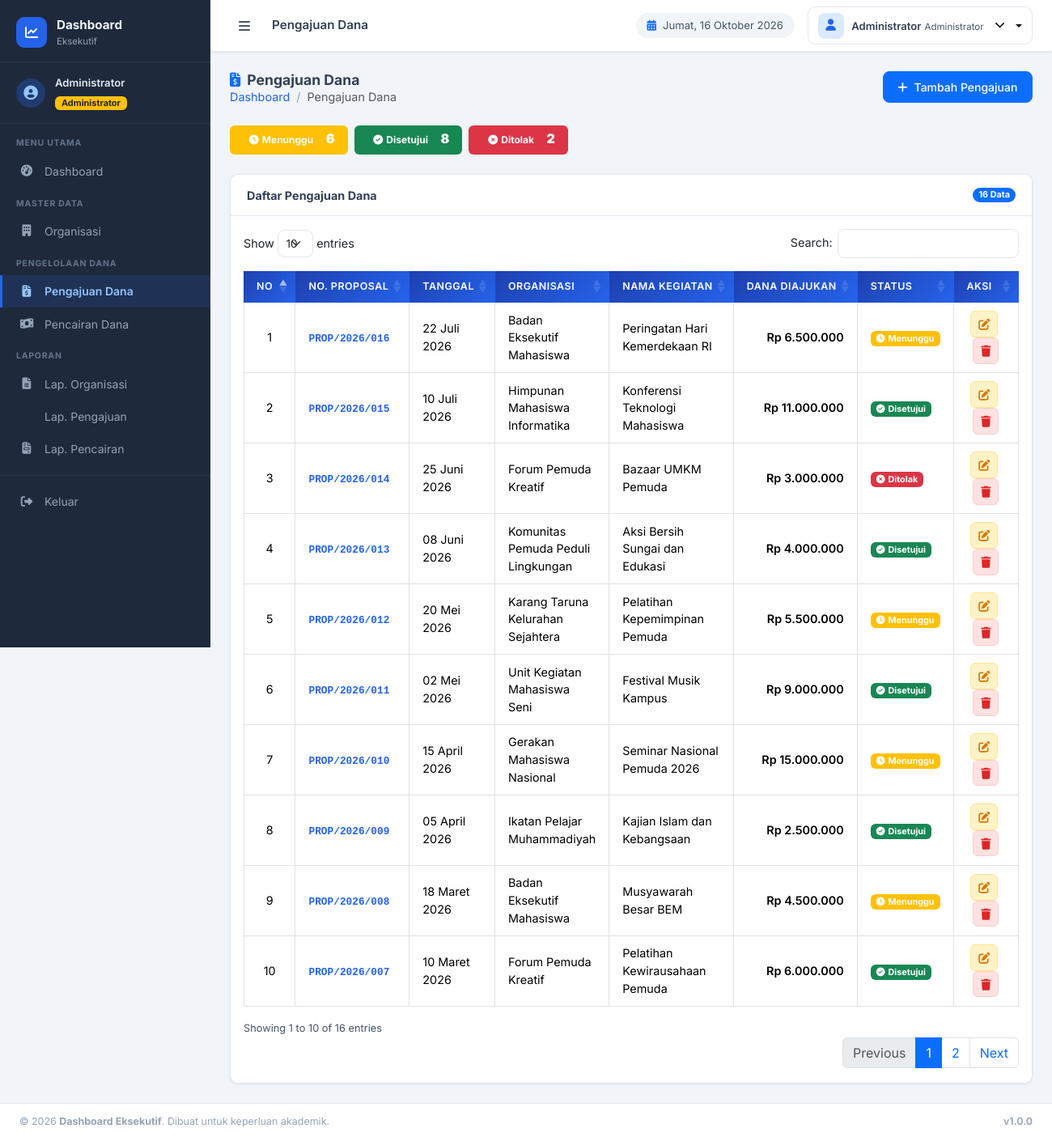
The page /views/pengajuan/index.php (signed in) on the database its author committed.
### tables this page shows
CREATE TABLE `pengajuan_dana` (
    `id`             INT(11) NOT NULL AUTO_INCREMENT,
    `organisasi_id`  INT(11) NOT NULL,
    `nomor_proposal` VARCHAR(50) NOT NULL UNIQUE,
    `tanggal`        DATE NOT NULL,
    `nama_kegiatan`  VARCHAR(200) NOT NULL,
    `dana_diajukan`  DECIMAL(15,2) NOT NULL DEFAULT 0,
    `status`         ENUM('Menunggu','Disetujui','Ditolak') NOT NULL DEFAULT 'Menunggu',
    `catatan`        TEXT NULL,
    `created_at`     TIMESTAMP DEFAULT CURRENT_TIMESTAMP,
    `updated_at`     TIMESTAMP DEFAULT CURRENT_TIMESTAMP ON UPDATE CURRENT_TIMESTAMP,
    PRIMARY KEY (`id`),
    FOREIGN KEY (`organisasi_id`) REFERENCES `organisasi`(`id`) ON DELETE CASCADE
);

CREATE TABLE `organisasi` (
    `id`              INT(11) NOT NULL AUTO_INCREMENT,
    `nama_organisasi` VARCHAR(150) NOT NULL,
    `ketua`           VARCHAR(100) NOT NULL,
    `alamat`          TEXT NOT NULL,
    `no_hp`           VARCHAR(20) NOT NULL,
    `jumlah_anggota`  INT(11) NOT NULL DEFAULT 0,
    `created_at`      TIMESTAMP DEFAULT CURRENT_TIMESTAMP,
    `updated_at`      TIMESTAMP DEFAULT CURRENT_TIMESTAMP ON UPDATE CURRENT_TIMESTAMP,
    PRIMARY KEY (`id`)
);

### config/database.php (called while the page is built, shortened)
<?php
function getDB() {
    static $pdo = null;
    if ($pdo === null) {
        try {
            $dsn = "mysql:host=" . DB_HOST . ";dbname=" . DB_NAME . ";charset=" . DB_CHARSET;
            $options = [
                PDO::ATTR_ERRMODE            => PDO::ERRMODE_EXCEPTION,
                PDO::ATTR_DEFAULT_FETCH_MODE => PDO::FETCH_ASSOC,
                PDO::ATTR_EMULATE_PREPARES   => false,
            ];
            $pdo = new PDO($dsn, DB_USER, DB_PASS, $options);
        } catch (PDOException $e) {
            die('<div style="font-family:sans-serif;padding:20px;background:#f8d7da;color:#721c24;border:1px solid #f5c6cb;border-radius:5px;margin:20px;">
                <strong>Koneksi Database Gagal!</strong><br>
                Pesan: ' . htmlspecialchars($e->getMessage()) . '<br><br>
                Pastikan MySQL berjalan dan konfigurasi di <code>config/database.php</code> sudah benar.
            </div>');
        }
    }
    return $pdo;
}

### models/PengajuanModel.php (called while the page is built, shortened)
<?php
class PengajuanModel {
    private $db;
    public function __construct() {
        $this->db = getDB();
    }
    public function getAll() {
        return $this->db->query("
            SELECT p.*, o.nama_organisasi
            FROM pengajuan_dana p
            JOIN organisasi o ON p.organisasi_id = o.id
            ORDER BY p.tanggal DESC, p.id DESC
        ")->fetchAll();
    }
}

### views/pengajuan/index.php (the view, shortened to what this page needs)
<?php
require_once __DIR__ . '/../../config/database.php';
require_once __DIR__ . '/../../config/functions.php';
require_once __DIR__ . '/../../models/PengajuanModel.php';
$model     = new PengajuanModel();
$list      = $model->getAll();
include __DIR__ . '/../layouts/header.php';
?>
<div class="app-wrapper" id="appWrapper">
    <?php include __DIR__ . '/../layouts/sidebar.php'; ?>
    <div class="main-content">
        <?php include __DIR__ . '/../layouts/navbar.php'; ?>
        <div class="content-area">
            <div class="page-header">
                <div>
                    <h5 class="page-header-title"><i class="fas fa-file-invoice-dollar me-2 text-primary"></i>Pengajuan Dana</h5>
                    <nav aria-label="breadcrumb"><ol class="breadcrumb mb-0 small">
                        <li class="breadcrumb-item"><a href="<?= BASE_URL ?>/views/dashboard/index.php">Dashboard</a></li>
                        <li class="breadcrumb-item active">Pengajuan Dana</li>
                    </ol></nav>
                </div>
                <button class="btn btn-primary btn-action" data-bs-toggle="modal" data-bs-target="#modalTambah">
                    <i class="fas fa-plus me-2"></i>Tambah Pengajuan
                </button>
            </div>
            <div class="d-flex flex-wrap gap-2 mb-4">
                <?php
                $counts = ['Menunggu'=>0,'Disetujui'=>0,'Ditolak'=>0];
                foreach ($list as $r) $counts[$r['status']]++;
                $colors = ['Menunggu'=>'warning','Disetujui'=>'success','Ditolak'=>'danger'];
                foreach ($counts as $s => $c):
                ?>
                <span class="badge bg-<?= $colors[$s] ?> px-3 py-2 fs-6">
                    <?= badgeStatus($s) ?> <strong class="ms-1"><?= $c ?></strong>
                </span>
                <?php endforeach; ?>
            </div>
            <div class="card card-custom">
                <div class="card-header-custom">
                    <h6 class="card-title-custom">Daftar Pengajuan Dana</h6>
                    <span class="badge bg-primary rounded-pill"><?= count($list) ?> Data</span>
                </div>
                <div class="card-body">
                    <div class="table-responsive">
                        <table id="tblPengajuan" class="table table-hover table-bordered align-middle">
                            <thead class="table-head-custom">
                                <tr>
                                    <th width="50">No</th>
                                    <th>No. Proposal</th>
                                    <th>Tanggal</th>
                                    <th>Organisasi</th>
                                    <th>Nama Kegiatan</th>
                                    <th>Dana Diajukan</th>
                                    <th>Status</th>
                                    <th width="120">Aksi</th>
                                </tr>
                            </thead>
                            <tbody>
                                <?php foreach ($list as $i => $row): ?>
                                <tr>
                                    <td class="text-center"><?= $i + 1 ?></td>
                                    <td><span class="mono-text"><?= htmlspecialchars($row['nomor_proposal']) ?></span></td>
                                    <td><?= formatTanggal($row['tanggal']) ?></td>
                                    <td><?= htmlspecialchars($row['nama_organisasi']) ?></td>
                                    <td><?= htmlspecialchars($row['nama_kegiatan']) ?></td>
                                    <td class="text-end fw-semibold"><?= formatRupiah($row['dana_diajukan']) ?></td>
                                    <td><?= badgeStatus($row['status']) ?></td>
                                    <td class="text-center">
                                        <button class="btn btn-sm btn-warning-soft me-1"
                                            onclick="editPengajuan(<?= htmlspecialchars(json_encode($row)) ?>)"
                                            title="Edit"><i class="fas fa-edit"></i></button>
                                        <button class="btn btn-sm btn-danger-soft"
                                            onclick="confirmDelete('<?= BASE_URL ?>/controllers/PengajuanController.php?action=delete&id=<?= $row['id'] ?>', '<?= htmlspecialchars($row['nomor_proposal'], ENT_QUOTES) ?>')"
                                            title="Hapus"><i class="fas fa-trash"></i></button>
                                    </td>
                                </tr>
                                <?php endforeach; ?>
                            </tbody>
                        </table>
                    </div>
                </div>
            </div>
        </div>
    </div>
</div>
<?php
include __DIR__ . '/../layouts/footer.php';
?>

### config/functions.php (shortened to what this page needs)
<?php
function formatRupiah($angka) {
    return 'Rp ' . number_format((float)$angka, 0, ',', '.');
}
function formatTanggal($tanggal, $format = 'd F Y') {
    $bulan = [
        '01' => 'Januari', '02' => 'Februari', '03' => 'Maret',
        '04' => 'April',   '05' => 'Mei',       '06' => 'Juni',
        '07' => 'Juli',    '08' => 'Agustus',   '09' => 'September',
        '10' => 'Oktober', '11' => 'November',  '12' => 'Desember',
    ];
    $ts    = strtotime($tanggal);
    $hari  = date('d', $ts);
    $bln   = $bulan[date('m', $ts)];
    $tahun = date('Y', $ts);
    return "$hari $bln $tahun";
}
function badgeStatus($status) {
    $map = [
        'Menunggu'  => ['warning',  'clock'],
        'Disetujui' => ['success',  'check-circle'],
        'Ditolak'   => ['danger',   'times-circle'],
    ];
    $cfg  = $map[$status] ?? ['secondary', 'question-circle'];
    return '<span class="badge bg-' . $cfg[0] . '"><i class="fas fa-' . $cfg[1] . ' me-1"></i>' . $status . '</span>';
}

### assets/css/style.css (style rules this page uses)
*, *::before, *::after { box-sizing: border-box; }
:root { --primary: #2563eb; --primary-dark: #1e40af; --primary-light: #dbeafe; --success: #10b981; --warning: #f59e0b; --danger: #ef4444; --info: #06b6d4; --sidebar-width: 260px; --sidebar-bg: #1e293b; --sidebar-text: #94a3b8; --navbar-h: 64px; --gray-50: #f8fafc; --gray-100: #f1f5f9; --gray-200: #e2e8f0; --gray-600: #475569; --gray-700: #334155; --radius: 10px; --shadow-sm: 0 1px 3px rgba(0,0,0,.08); --shadow: 0 4px 16px rgba(0,0,0,.10); --shadow-lg: 0 10px 30px rgba(0,0,0,.15); --transition: .22s ease; }
body { font-family: 'Inter', -apple-system, BlinkMacSystemFont, 'Segoe UI', sans-serif; background: var(--gray-100); color: var(--gray-700); font-size: .9rem; margin: 0; overflow-x: hidden; }
.app-wrapper { display: flex; min-height: 100vh; position: relative; }
.main-content { flex: 1; margin-left: var(--sidebar-width); display: flex; flex-direction: column; min-height: 100vh; transition: margin-left var(--transition); }
.content-area { flex: 1; padding: 1.5rem; overflow-y: auto; }
.page-header { display: flex; align-items: flex-start; justify-content: space-between; margin-bottom: 1.5rem; gap: 1rem; flex-wrap: wrap; }
.page-header-title { font-size: 1.1rem; font-weight: 700; color: var(--gray-700); margin: 0; }
.breadcrumb { margin: 0; padding: 0; background: none; }
.breadcrumb-item + .breadcrumb-item::before { color: #94a3b8; }
.breadcrumb a { color: var(--primary); text-decoration: none; }
.btn-action { border-radius: 8px; padding: .5rem 1.1rem; font-size: .875rem; font-weight: 500; }
.card-custom { background: #fff; border: 1px solid var(--gray-200); border-radius: var(--radius); box-shadow: var(--shadow-sm); overflow: hidden; }
.card-header-custom { display: flex; align-items: center; justify-content: space-between; padding: 1rem 1.25rem; border-bottom: 1px solid var(--gray-200); background: #fff; }
.card-title-custom { font-size: .9rem; font-weight: 700; color: var(--gray-700); margin: 0; }
.table-head-custom th { background: linear-gradient(135deg, var(--primary-dark), var(--primary)); color: #fff !important; font-size: .78rem; font-weight: 600; text-transform: uppercase; letter-spacing: .04em; border: none !important; padding: .75rem 1rem; white-space: nowrap; }
.table > :not(caption) > * > * { padding: .65rem 1rem; }
.btn-warning-soft { background: #fef3c7; color: #d97706; border: 1px solid #fde68a; border-radius: 6px; padding: .3rem .55rem; transition: background var(--transition); }
.btn-danger-soft { background: #fee2e2; color: #dc2626; border: 1px solid #fecaca; border-radius: 6px; padding: .3rem .55rem; transition: background var(--transition); }
.mono-text { font-family: 'Courier New', Courier, monospace; font-size: .8rem; font-weight: 600; color: var(--primary); }
.gap-2 { gap: .5rem !important; }

### rows shown on the page
pengajuan_dana: nomor_proposal "PROP/2026/016", tanggal "22 Juli 2026", organisasi.nama_organisasi "Badan Eksekutif Mahasiswa", nama_kegiatan "Peringatan Hari Kemerdekaan RI", dana_diajukan "Rp 6.500.000", status "Menunggu"
pengajuan_dana: nomor_proposal "PROP/2026/015", tanggal "10 Juli 2026", organisasi.nama_organisasi "Himpunan Mahasiswa Informatika", nama_kegiatan "Konferensi Teknologi Mahasiswa", dana_diajukan "Rp 11.000.000", status "Disetujui"
pengajuan_dana: nomor_proposal "PROP/2026/014", tanggal "25 Juni 2026", organisasi.nama_organisasi "Forum Pemuda Kreatif", nama_kegiatan "Bazaar UMKM Pemuda", dana_diajukan "Rp 3.000.000", status "Ditolak"
pengajuan_dana: nomor_proposal "PROP/2026/013", tanggal "08 Juni 2026", organisasi.nama_organisasi "Komunitas Pemuda Peduli Lingkungan", nama_kegiatan "Aksi Bersih Sungai dan Edukasi", dana_diajukan "Rp 4.000.000", status "Disetujui"
pengajuan_dana: nomor_proposal "PROP/2026/012", tanggal "20 Mei 2026", organisasi.nama_organisasi "Karang Taruna Kelurahan Sejahtera", nama_kegiatan "Pelatihan Kepemimpinan Pemuda", dana_diajukan "Rp 5.500.000", status "Menunggu"
pengajuan_dana: nomor_proposal "PROP/2026/011", tanggal "02 Mei 2026", organisasi.nama_organisasi "Unit Kegiatan Mahasiswa Seni", nama_kegiatan "Festival Musik Kampus", dana_diajukan "Rp 9.000.000", status "Disetujui"
pengajuan_dana: nomor_proposal "PROP/2026/010", tanggal "15 April 2026", organisasi.nama_organisasi "Gerakan Mahasiswa Nasional", nama_kegiatan "Seminar Nasional Pemuda 2026", dana_diajukan "Rp 15.000.000", status "Menunggu"
pengajuan_dana: nomor_proposal "PROP/2026/009", tanggal "05 April 2026", organisasi.nama_organisasi "Ikatan Pelajar Muhammadiyah", nama_kegiatan "Kajian Islam dan Kebangsaan", dana_diajukan "Rp 2.500.000", status "Disetujui"
pengajuan_dana: nomor_proposal "PROP/2026/008", tanggal "18 Maret 2026", organisasi.nama_organisasi "Badan Eksekutif Mahasiswa", nama_kegiatan "Musyawarah Besar BEM", dana_diajukan "Rp 4.500.000", status "Menunggu"
pengajuan_dana: nomor_proposal "PROP/2026/007", tanggal "10 Maret 2026", organisasi.nama_organisasi "Forum Pemuda Kreatif", nama_kegiatan "Pelatihan Kewirausahaan Pemuda", dana_diajukan "Rp 6.000.000", status "Disetujui"

### other values the page prints
$nama "Administrator"
$pageTitle "Pengajuan Dana"
$status "Menunggu"
$c "6"
$status "Disetujui"
$c "8"
$status "Ditolak"
$c "2"
count($list) "16"
APP_NAME "Dashboard Eksekutif"
APP_VERSION "1.0.0"
